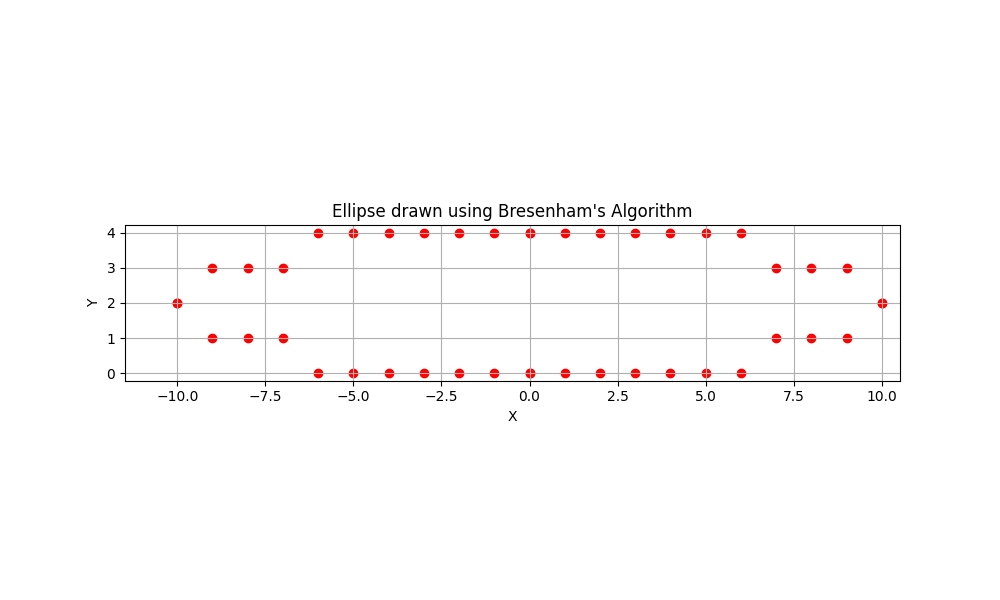

Generate this figure with Python:
import matplotlib.pyplot as plt 

def plot_ellipse_points(x_center, y_center, x, y, points):
    points.append((x_center + x, y_center + y))
    points.append((x_center - x, y_center + y))
    points.append((x_center + x, y_center - y))
    points.append((x_center - x, y_center - y))

def bresenham_ellipse(x_center, y_center, a, b):
    points = []
    x = 0
    y = b
    a2 = a * a
    b2 = b * b
    two_a2 = 2 * a2
    two_b2 = 2 * b2
    d = b2 - a2 * b + 0.25 * a2
    
    plot_ellipse_points(x_center, y_center, x, y, points)

    dx = two_b2 * x
    dy = two_a2 * y

    while dx < dy:
        x += 1
        dx += two_b2
        if d < 0:
            d += b2 + dx
        else:
            y -= 1
            dy -= two_a2
            d += b2 + dx - dy
        plot_ellipse_points(x_center, y_center, x, y, points)

    d = b2 * (x + 0.5) * (x + 0.5) + a2 * (y - 1) * (y - 1) - a2 * b2

    while y > 0:
        y -= 1
        dy -= two_a2
        if d > 0:
            d += a2 - dy
        else:
            x += 1
            dx += two_b2
            d += a2 - dy + dx
        plot_ellipse_points(x_center, y_center, x, y, points)
    
    return points


x_center = 0
y_center = 2
a = 10
b = 2


ellipse_points = bresenham_ellipse(x_center, y_center, a, b)


x_coords, y_coords = zip(*ellipse_points)

plt.figure(figsize=(10, 6)) 
plt.scatter(x_coords, y_coords, color='red') 

plt.gca().set_aspect('equal', adjustable='box')  
plt.title('Ellipse drawn using Bresenham\'s Algorithm')  
plt.xlabel('X')  
plt.ylabel('Y') 
plt.grid(True) 
plt.show()  
